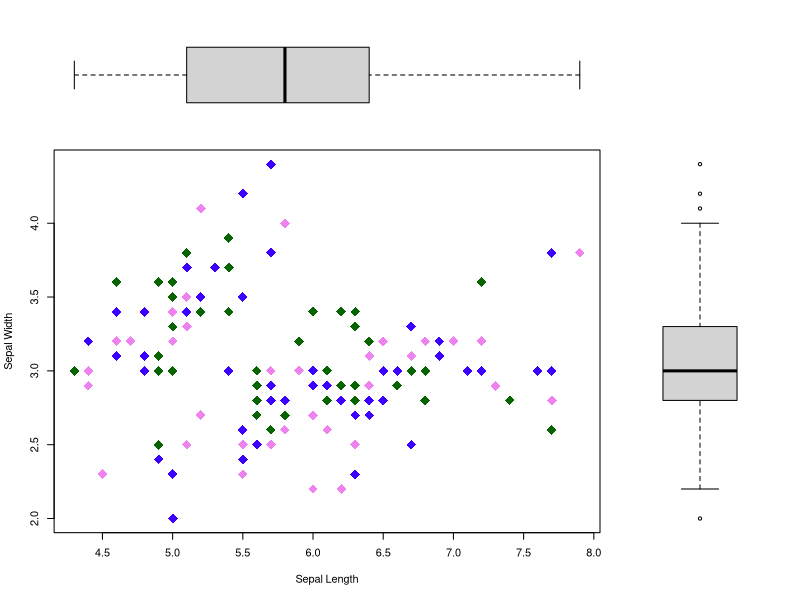

The R script that drew this image:
## ---- chunk 1
library(datasets)
data(iris)
summary(iris)
pink = "#ee82ee";
blue = "#3b00ff";
green = "#086400";

layout(mat = matrix(c(1,3,3,3,1,3,3,3,1,3,3,3,2,4,4,4), 4, 4));

par(mar = c(0, 4.1, 0, 0));
boxplot(iris$Sepal.Length,
    horizontal = TRUE,
    axes=FALSE
);
plot.new();
par(mar = c(5.1, 4.1, 0, 0));
plot(
    x = iris$Sepal.Length,
    y = iris$Sepal.Width,
    xlab="Sepal Length",
    ylab="Sepal Width",
    pch = 18,
    cex = 2,
    col = c(blue, green, pink)
);
par(mar = c(5.1, 0, 0, 0));
boxplot(iris$Sepal.Width,
    axes=FALSE
);
